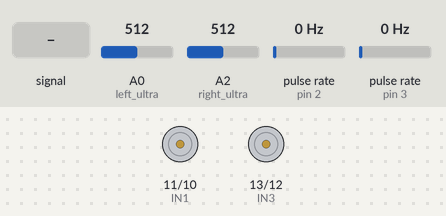
Simulated run of this sketch. Board: Arduino Uno, built with avr-gcc and run on an emulated ATmega328P. Shown: motor-driver pin pairs drawn as motors (green arrow = first pin HIGH = forward, orange = second pin HIGH = backward, longer = more drive, scaled by the enable pin). Wiring (inferred from the names in the program): 2 × pulse sensor: data pin 2 / data pin 3. The test bench sets the inputs (shaded band); at power-on: pulse rate (sensors on pin 2, pin 3) 0 Hz, A0 (left_ultra) = 512, A2 (right_ultra) = 512.

Above: at 0.8 s.
0.9 s: A0 (left_ultra) fed a 200 Hz sine of ±81 counts around its level
3.9 s: pulse rate (sensor on pin 2) set to 50 Hz
At 4.9 s:
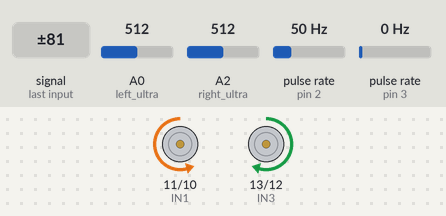
6.9 s: pulse rate (sensor on pin 3) set to 50 Hz
At 9.6 s:
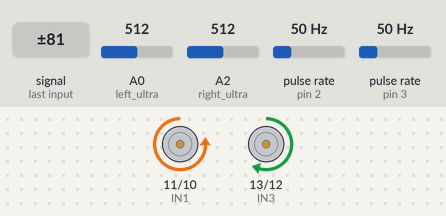
Timing chart, 0 to 9.3 s (numbered marks = the images above; inputs shaded):
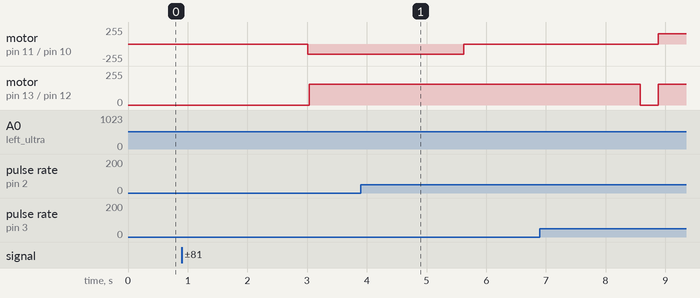

Measured:
- after the input at 3.9 s, motor on pin 11 (IN1) / pin 10 (IN2): stays backward 155/255 (without the input it goes to backward 255/255 after 0.62 s)

The sketch:

ai_por.ino
```cpp
#include <util/atomic.h>


signed int motor1Speed;
signed int motor2Speed;
unsigned int rpm;     // RPM reading
volatile byte pulses1; // number of pulses for encoder 1
volatile byte pulses2; // number of pulses for encoder 2
unsigned long timeold;
unsigned int pulsesperturnleft = 53;
unsigned int pulsesperturnright = 53;
float wheel_diameter = 67; // Diameter of the wheel in mm
float wheel_circum = (67/2)*6.28; // Circumference of the wheel
// Right Motor
int encoder2_pin = 2; // Encoder 2 pin actual 2
const int IN2 = 10;  // Motor 2 direction pin 2
const int IN1 = 11; // Motor 2 direction pin 1
const int ENA = 5;  // Motor 2 speed pin

// Left Motor
int encoder1_pin = 3; // Encoder 1 pin default 1
const int ENB = 6;  // Motor 1 speed pin
const int IN4 = 12;  // Motor 1 direction pin 2 actual 7
const int IN3 = 13;  // Motor 1 direction pin 1

#define left_ultra A0
#define right_ultra A2

float left_distance = 0;
float right_distance = 0;
float distance_error = 0;

// Function to handle encoder 1 (left motor) pulse count
void counter1() {
    pulses1++;  // Increment the pulse count for left motor
}

// Function to handle encoder 2 (right motor) pulse count
void counter2() {
    pulses2++;  // Increment the pulse count for right motor
}

void forward_drive(float left_distance, float right_distance, int base_speed) {
    unsigned int left_pulses_needed = (left_distance / wheel_circum) * pulsesperturnleft;
    unsigned int right_pulses_needed = (right_distance / wheel_circum) * pulsesperturnright;

    pulses1 = 0;
    pulses2 = 0;

    float eprev_left = 0;
    float eintegral_left = 0;

    float eprev_right = 0;
    float eintegral_right = 0;

    float kp = 1.0;  // Proportional gain
    float ki = 0.0;  // Integral gain
    float kd = 0.025;  // Derivative gain

    unsigned long previousTime = millis();

    // **Start motors** before the loop
    analogWrite(ENB, base_speed);  // Set left motor speed
    analogWrite(ENA, base_speed);  // Set right motor speed
    digitalWrite(IN3, HIGH);  // Left motor forward
    digitalWrite(IN4, LOW);
    digitalWrite(IN1, LOW);   // Right motor forward
    digitalWrite(IN2, HIGH);

    // Enter the loop to drive the motors based on encoder feedback
    while (true) {
        unsigned long currentTime = millis();
        float deltaT = (float)(currentTime - previousTime) / 1000.0;  // in seconds
        previousTime = currentTime;

        int pulses_left = 0;
        int pulses_right = 0;

        // **Safely read pulses** using ATOMIC_BLOCK
        ATOMIC_BLOCK(ATOMIC_RESTORESTATE) {
            pulses_left = pulses1;
            pulses_right = pulses2;
        }

        // Break the loop if both motors have reached the target pulses
        if (pulses_left >= left_pulses_needed && pulses_right >= right_pulses_needed) {
            break;
        }

        // Calculate error for left and right motors
        int error_left = left_pulses_needed - pulses_left;
        int error_right = right_pulses_needed - pulses_right;

        // PID for left motor
        float dedt_left = (error_left - eprev_left) / deltaT;
        eintegral_left += error_left * deltaT;
        float control_left = kp * error_left + ki * eintegral_left + kd * dedt_left;

        // PID for right motor
        float dedt_right = (error_right - eprev_right) / deltaT;
        eintegral_right += error_right * deltaT;
        float control_right = kp * error_right + ki * eintegral_right + kd * dedt_right;

        // Store previous errors
        eprev_left = error_left;
        eprev_right = error_right;

        // Adjust motor speeds
        int left_motor_speed = base_speed + control_left;
        int right_motor_speed = base_speed + control_right;

        // Clamp speeds between 0 and 255
        left_motor_speed = constrain(left_motor_speed, 155, 255);
        right_motor_speed = constrain(right_motor_speed, 155, 255);

        // Update motor speeds
        analogWrite(ENB, left_motor_speed);
        analogWrite(ENA, right_motor_speed);

        // Stop motors if they reach the required pulses
        if (pulses_left >= left_pulses_needed) {
            analogWrite(ENB, 0);  // Stop left motor
        }
        if (pulses_right >= right_pulses_needed) {
            analogWrite(ENA, 0);  // Stop right motor
        }
    }

    // Ensure both motors stop after the loop
    analogWrite(ENB, 0);
    analogWrite(ENA, 0);
}

double computeDistancePID(double error) {
    float Kp = 2.35;
    float Ki = 0.0;
    float Kd = 0.0;
    float integral,previousError;
    unsigned long currentTime = millis();
    static unsigned long previousTime = 0;
    double deltaT = (currentTime - previousTime) / 1000.0;  // Convert to seconds
    previousTime = currentTime;

    double P = Kp * error;

    integral += error * deltaT;
    double I = Ki * integral;

    double derivative = (error - previousError) / deltaT;
    double D = Kd * derivative;

    previousError = error;

    return P + I + D;
}

void forward_drive_with_ultra(float distance, int base_speed) {
    unsigned int left_pulses_needed = (distance / wheel_circum) * pulsesperturnleft;
    unsigned int right_pulses_needed = (distance / wheel_circum) * pulsesperturnright;

    pulses1 = 0;
    pulses2 = 0;

    unsigned long previousTime = millis();

    // Start motors initially
    analogWrite(ENB, base_speed);
    analogWrite(ENA, base_speed);
    digitalWrite(IN3, HIGH);  // Left motor forward
    digitalWrite(IN4, LOW);
    digitalWrite(IN1, LOW);   // Right motor forward
    digitalWrite(IN2, HIGH);

    while (true) {
        unsigned long currentTime = millis();
        float deltaT = (float)(currentTime - previousTime) / 1000.0;  // in seconds
        previousTime = currentTime;

        int pulses_left, pulses_right;

        // Atomically read encoder pulses
        ATOMIC_BLOCK(ATOMIC_RESTORESTATE) {
            pulses_left = pulses1;
            pulses_right = pulses2;
        }

        // Break the loop if both motors reach target pulses
        if (pulses_left >= left_pulses_needed && pulses_right >= right_pulses_needed) {
            break;
        }

        // Ultrasonic distance readings
        float left_distance = analogRead(left_ultra);  // Adjust with any necessary conversion
        float right_distance = analogRead(right_ultra);

        // Calculate distance error between left and right sides
        float distance_error = right_distance - left_distance;

        // Compute PID output to adjust motor speed based on distance error
        float output = computeDistancePID(distance_error);

        // Adjust motor speeds using base speed and PID output
        int leftMotorSpeed = base_speed + output;
        int rightMotorSpeed = base_speed - output;

        // Clamp speeds within allowed limits
        leftMotorSpeed = constrain(leftMotorSpeed, 155, 255);
        rightMotorSpeed = constrain(rightMotorSpeed, 155, 255);

        // Apply adjusted speeds to motors
        analogWrite(ENB, leftMotorSpeed);
        analogWrite(ENA, rightMotorSpeed);

        // Stop motors if either motor reaches required pulses independently
        if (pulses_left >= left_pulses_needed) {
            analogWrite(ENB, 0);  // Stop left motor
        }
        if (pulses_right >= right_pulses_needed) {
            analogWrite(ENA, 0);  // Stop right motor
        }
    }

    // Ensure both motors are stopped after loop
    analogWrite(ENB, 0);
    analogWrite(ENA, 0);
}

void turn_left(int speed, int time){
    analogWrite(ENB, speed);
    analogWrite(ENA, speed);
    digitalWrite(IN3, LOW);  // Left motor forward
    digitalWrite(IN4, HIGH);
    digitalWrite(IN1, LOW);   // Right motor forward
    digitalWrite(IN2, HIGH);
    delay(time);
    analogWrite(ENB, 0);
    analogWrite(ENA, 0);
}

void turn_right(int speed, int time){
    analogWrite(ENB, speed);
    analogWrite(ENA, speed);
    digitalWrite(IN3, HIGH);  // Left motor forward
    digitalWrite(IN4, LOW);
    digitalWrite(IN1, HIGH);   // Right motor forward
    digitalWrite(IN2, LOW);
    delay(time);
    analogWrite(ENB, 0);
    analogWrite(ENA, 0);
}

void uturn_left(int speed, int time, int distance){
  analogWrite(ENB, speed);
    analogWrite(ENA, speed);
    digitalWrite(IN3, LOW);  // Left motor forward
    digitalWrite(IN4, HIGH);
    digitalWrite(IN1, LOW);   // Right motor forward
    digitalWrite(IN2, HIGH);
    delay(time);
    analogWrite(ENB, 0);
    analogWrite(ENA, 0);
    delay(300);
    forward_drive(distance,distance,speed),
    delay(300);
    analogWrite(ENB, speed);
    analogWrite(ENA, speed);
    digitalWrite(IN3, LOW);  // Left motor forward
    digitalWrite(IN4, HIGH);
    digitalWrite(IN1, LOW);   // Right motor forward
    digitalWrite(IN2, HIGH);
    delay(time);
    analogWrite(ENB, 0);
    analogWrite(ENA, 0);
}

void uturn_right(int speed, int time, int distance){
  analogWrite(ENB, speed);
    analogWrite(ENA, speed);
    digitalWrite(IN3, HIGH);  // Left motor forward
    digitalWrite(IN4, LOW);
    digitalWrite(IN1, HIGH);   // Right motor forward
    digitalWrite(IN2, LOW);
    delay(time);
    analogWrite(ENB, 0);
    analogWrite(ENA, 0);
    delay(300);
    forward_drive(distance,distance,speed),
    delay(300);
    analogWrite(ENB, speed);
    analogWrite(ENA, speed);
    digitalWrite(IN3, HIGH);  // Left motor forward
    digitalWrite(IN4, LOW);
    digitalWrite(IN1, HIGH);   // Right motor forward
    digitalWrite(IN2, LOW);
    delay(time);
    analogWrite(ENB, 0);
    analogWrite(ENA, 0);
}

void forward_drive_with_bang_ultra(float left_distance, float right_distance, int base_speed) {
    unsigned int left_pulses_needed = (left_distance / wheel_circum) * pulsesperturnleft;
    unsigned int right_pulses_needed = (right_distance / wheel_circum) * pulsesperturnright;

    pulses1 = 0;
    pulses2 = 0;

    // Start motors with initial speed
    analogWrite(ENB, base_speed);
    analogWrite(ENA, base_speed);
    digitalWrite(IN3, HIGH);  // Left motor forward
    digitalWrite(IN4, LOW);
    digitalWrite(IN1, LOW);   // Right motor forward
    digitalWrite(IN2, HIGH);

    while (true) {
        int pulses_left, pulses_right;

        // Atomically read encoder pulses
        ATOMIC_BLOCK(ATOMIC_RESTORESTATE) {
            pulses_left = pulses1;
            pulses_right = pulses2;
        }

        // Break the loop if both motors reach the target pulses
        if (pulses_left >= left_pulses_needed && pulses_right >= right_pulses_needed) {
            break;
        }

        // Read ultrasonic distances
        float left_ultra_distance = analogRead(left_ultra);  // Adjust with any necessary conversion
        float right_ultra_distance = analogRead(right_ultra);

        Serial.print("Left:");
        Serial.println(left_ultra_distance);
        Serial.print("Right:");
        Serial.println(right_ultra_distance);

        // Calculate the distance error
        float distance_error = left_ultra_distance - right_ultra_distance;

        // Bang-bang control logic based on distance error
        if (distance_error < 0) {
            // Robot is closer to the left wall, speed up the left motor
            analogWrite(ENB, 215);
            analogWrite(ENA, 155);
        } else if (distance_error > 0) {
            // Robot is closer to the right wall, speed up the right motor
            analogWrite(ENA, 185);
            analogWrite(ENB, 155);
        } else {
            // If centered, maintain base speed for both motors
            analogWrite(ENB, base_speed);
            analogWrite(ENA, base_speed);
        }

        // Stop motors if either motor reaches the required pulses independently
        if (pulses_left >= left_pulses_needed) {
            analogWrite(ENB, 0);  // Stop left motor
        }
        if (pulses_right >= right_pulses_needed) {
            analogWrite(ENA, 0);  // Stop right motor
        }
    }

    // Ensure both motors stop after the loop
    analogWrite(ENB, 0);
    analogWrite(ENA, 0);
}


void drive_left_motor(float left_distance, int left_speed) {
    // Calculate the number of pulses required to move the desired distance for the left motor
    unsigned int left_pulses_needed = (left_distance / wheel_circum) * pulsesperturnleft;

    // Reset pulse counter for the left motor
    pulses1 = 0;

    // Set motor speed and direction to move forward
    digitalWrite(IN3, HIGH);  // Left motor forward
    digitalWrite(IN4, LOW);
    analogWrite(ENB, left_speed);

    // Drive the left motor until the desired pulse count (distance) is reached
    while (pulses1 < left_pulses_needed) {

        // Detach interrupts to safely check the pulse count
        detachInterrupt(digitalPinToInterrupt(encoder1_pin));

        if (pulses1 >= left_pulses_needed) {
            analogWrite(ENB, 0);  // Stop left motor
        }
        Serial.print("still in loop");
        Serial.println(pulses1);
        // Re-attach interrupt to continue pulse counting
        attachInterrupt(digitalPinToInterrupt(encoder1_pin), counter1, FALLING);
    }

    // Ensure the left motor is stopped
    analogWrite(ENB, 0);
    Serial.print("break++++++++++++++");
    Serial.println(pulses1);
}

void drive_right_motor(float right_distance, int right_speed) {
    // Calculate the number of pulses required to move the desired distance for the right motor
    unsigned int right_pulses_needed = (right_distance / wheel_circum) * pulsesperturnright;

    // Reset pulse counter for the right motor
    pulses2 = 0;

    // Set motor speed and direction to move forward
    digitalWrite(IN1, LOW);  // Right motor forward
    digitalWrite(IN2, HIGH);
    analogWrite(ENA, right_speed);

    // Drive the right motor until the desired pulse count (distance) is reached
    while (pulses2 < right_pulses_needed) {

        // Detach interrupts to safely check the pulse count
        detachInterrupt(digitalPinToInterrupt(encoder2_pin));

        if (pulses2 >= right_pulses_needed) {
            analogWrite(ENA, 0);  // Stop right motor
        }
        Serial.print("still in loop");
        Serial.println(pulses2);
        // Re-attach interrupt to continue pulse counting
        attachInterrupt(digitalPinToInterrupt(encoder2_pin), counter2, FALLING);
    }

    // Ensure the right motor is stopped
    analogWrite(ENA, 0);
    Serial.print("break");
    Serial.println(pulses2);
}

void motor(int right_speed,int left_speed) {
    digitalWrite(IN1, LOW);  // Right motor forward
    digitalWrite(IN2, HIGH);
    analogWrite(ENA, right_speed);
    digitalWrite(IN3, HIGH);  // Left motor forward
    digitalWrite(IN4, LOW);
    analogWrite(ENB, left_speed);
}

void setup() {
    Serial.begin(9600);

    pinMode(encoder1_pin, INPUT);
    pinMode(encoder2_pin, INPUT);

    // Right Motor setup
    pinMode(IN3, OUTPUT);
    pinMode(IN4, OUTPUT);
    pinMode(ENB, OUTPUT);

    // Left Motor setup
    pinMode(IN1, OUTPUT);
    pinMode(IN2, OUTPUT);
    pinMode(ENA, OUTPUT);

    pinMode(left_ultra, INPUT);
    pinMode(right_ultra, INPUT);

    // Attach interrupts for both encoders
    attachInterrupt(digitalPinToInterrupt(encoder1_pin), counter1, FALLING);
    attachInterrupt(digitalPinToInterrupt(encoder2_pin), counter2, FALLING);

    pulses1 = 0;
    pulses2 = 0;
    timeold = millis();

    delay(3000);
    forward_drive_with_ultra(330,155);
    delay(300);
    turn_right(155,500);
    forward_drive(300,300,155);
    delay(300);
    forward_drive_with_ultra(560,155);
    delay(300);
    turn_right(155,500);
    forward_drive(100,100,155);
    delay(300);
    forward_drive_with_ultra(330,155);
    delay(300);
    uturn_left(155,500,150);
}

void loop() {
  // delay(3000);
    //motor(255,255);
    // Drive forward for 600 mm on both motors with 100 speed on each motor
    //forward_drive(800, 800, 155);
    //drive_right_motor(210,100);
    //drive_left_motor(210,100);
    // forward_drive_with_ultra(370,155);
    // delay(300);
    // turn_right(155,500);
    //forward_drive_with_bang_ultra(800,800,155);
    //forward_drive(630, 630, 155);
    // delay(3000);
}
```
